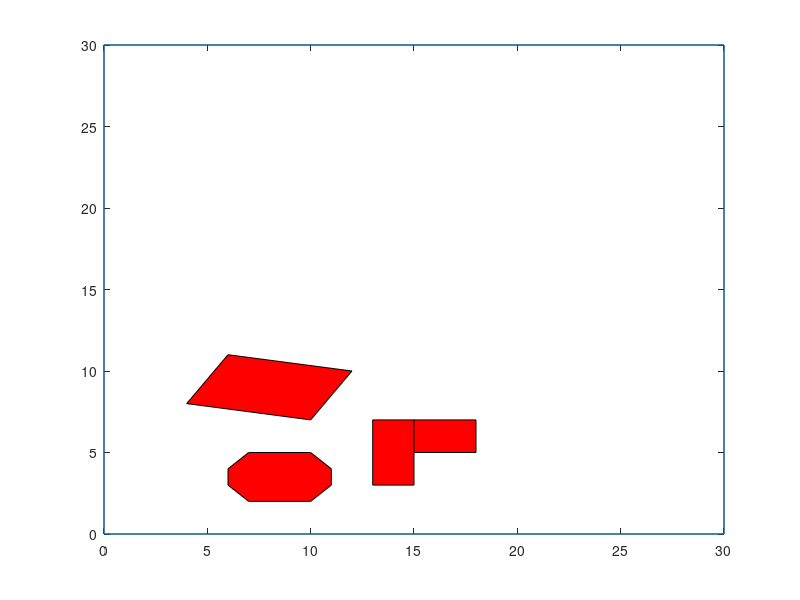

Reproduce this figure in MATLAB.
function map =map_definition()

map.Npoly=4; %Define number of polygons

 map.poly{1}=[13,3; 15,3; 15,7; 13,7; 13,3];
 

 map.poly{2}=[6,3; 7,2; 10,2; 11,3; 11,4; 10,5; 7,5; 6,4; 6,3];
 
 map.poly{3}=[4,8; 10,7; 12,10; 6,11; 4,8];


 map.poly{4}=[15,5; 18,5; 18,7; 15,7; 15,5];
 
 % merge vertices of all obstacle
obsx=map.poly{1}(:,1).';
obsy=map.poly{1}(:,2).';
for i=2:map.Npoly
    obsx=[obsx NaN map.poly{i}(:,1).'];
    obsy=[obsy NaN map.poly{i}(:,2).'];
end
map.obsx=obsx;
map.obsy=obsy; 


%Define map range
map.xrange=[0 100];
map.yrange=[0 100];


%Plot map
figure;
plot([0 30 30 0 0],[0 0 30 30 0]);
hold on

% Fill polygons

for i=1:map.Npoly    
    fill(map.poly{i}(:,1),map.poly{i}(:,2),'r')
end


    
